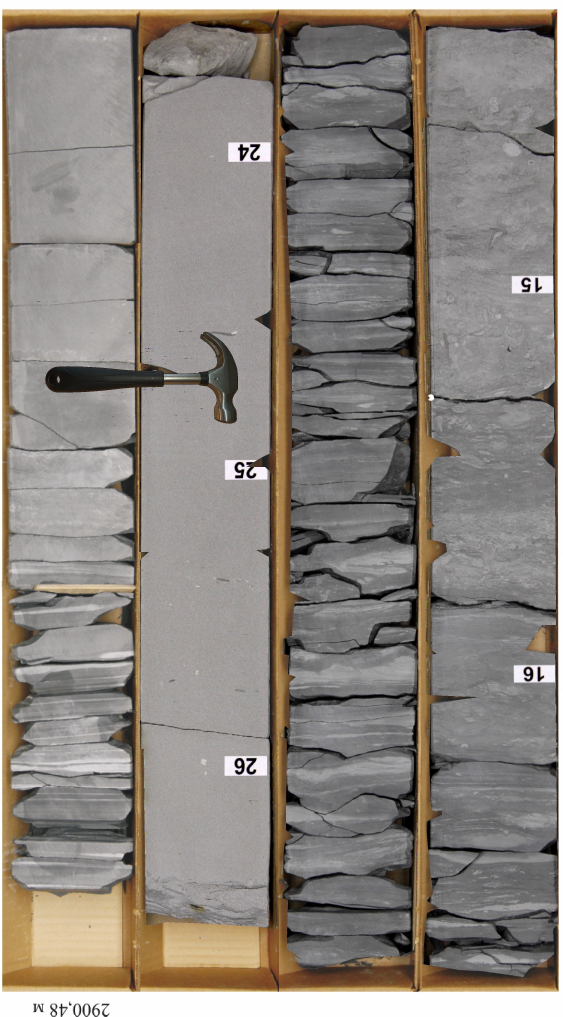
#> input picture examples/aug_sample/image/6_6-1_1-2888.3-2898.3-2898.3-2908.3--0.jpg, 2252 x 4066 px (shown at 1/4 size)
$ python -i artification.py   (imports and definitions only)
#> lines starting #> are read from the running program, lines starting #| are printed output that depends on the picture
import logging
import os
import random
import shutil

import imutils
import numpy as np
import cv2
from tqdm import tqdm

from augmentationoptions.albumentationsoptions import AlbumentationOptions
from logger.logparams import Debugger
from utilities.filesystem import FolderIterator, PathSupport
from utilities.inputoutput import IO
from utilities.jsonprocessor import JsonParser


class ImageArtification_self:
    """Resize the input to the given height and width.

        Args:
            p (float): probability of applying the transform. Default: 1.
            background_folder_path (str): folder where subfolders with unlabled images stored.
            foreground_folder_path (str): folder where image and labled mask subfolders stored.
            flag (OpenCV flag): flag that is used to specify the seamlessClone algorithm. Should be one of:
                cv2.MIXED_CLONE, cv2.NORMAL_CLONE.
                Default: cv2.INTER_LINEAR.

        Targets:
            image, mask, bboxes

        Image types:
            uint8, float32
        """

    def __init__(self, background_folder_path:str=None, foreground_folder_path:str=None,foreground_mask_path:str=None,
                 flag=cv2.MIXED_CLONE, bg_param=None, fg_param=None, name_val_match=None,
                 always_apply=True, p_b=0, p_f=1, p_f_freq=.7, remove_empty=False, crop_by_mask=False):
        """

        :param background_folder_path:
        :param foreground_folder_path:
        :param flag:
        :param bg_param:
        :param fg_param:
        :param name_val_match:
        :param always_apply:
        :param p_b: background change probability
        :param p_f: foreground change probability
        :param p_f_freq: foreground change probability
        :param remove_empty: remove a mask if the artification image is not sutible for the region
        :param crop_by_mask: crops a foreground image with provided mask
        """
        self.logger = logging.getLogger("ImageArtification_self")
        self.background_folder = background_folder_path
        self.foreground_folder = foreground_folder_path
        self.foreground_mask_path = foreground_mask_path
        self.proc_params(bg_param, fg_param)
        self.name_val_match = name_val_match
        self.masks = []
        self.all_masks = {}
        self.all_foregrounds = {}
        self.all_foreground_masks = {}
        self.proc_folders()
        self.cnts = None
        self.coords = []
        self.artificial_background = None
        self.artificial_foreground = None
        self.foreground_mask = None
        self.foregrounds = None
        self.image = None
        self.arti_height = None
        self.arti_width = None
        self.im_height = None
        self.im_width = None
        self.coord_d = {}
        self.p_b = p_b
        self.p_f = p_f
        self.p_f_freq = p_f_freq
        self.chosen_fg = None
        self.chosen_bg = None
        self.remove_empty = remove_empty
        self.crop_by_mask = crop_by_mask

    def proc_params(self, bg_param, fg_param):
        if not bg_param:
            self.bg_param = {}
        else:
            self.bg_param = bg_param
        if not fg_param:
            self.fg_param = {}
        else:
            self.fg_param = fg_param

    def proc_folders(self):

        if self.background_folder:
            self.bg_folds = []
            for element in os.listdir(self.background_folder):
                if os.path.isdir(os.path.join(self.background_folder, element)):
                    self.bg_folds.append(element)

            for folder in self.bg_folds:
                if folder not in self.bg_param:
                    print("params for {fld} not found".format(fld=folder))

        if self.foreground_folder:
            self.fg_folds = os.listdir(self.foreground_folder)
            for folder in self.fg_folds:
                if folder not in self.fg_param:
                    print("params for {fld} not found".format(fld=folder))

    def apply(self, image, artificial, cnts, **param):
        return artificate(image, artificial, cnts)

    def apply_to_mask(self, image, **params):
        return artificate(image)

    def fit_background(self):
        pass

    # [458 lines left out: functions __aug_bg_back, __aug_bg_cov, __aug_fg_back, __fit_borders, __choose_object, get_params_dependent_on_targets and 3 more, not called in this run]


# [59 lines not run here, left out]

>>> import cv2
>>> picture = cv2.imread('examples/aug_sample/image/6_6-1_1-2888.3-2898.3-2898.3-2908.3--0.jpg', cv2.IMREAD_GRAYSCALE)
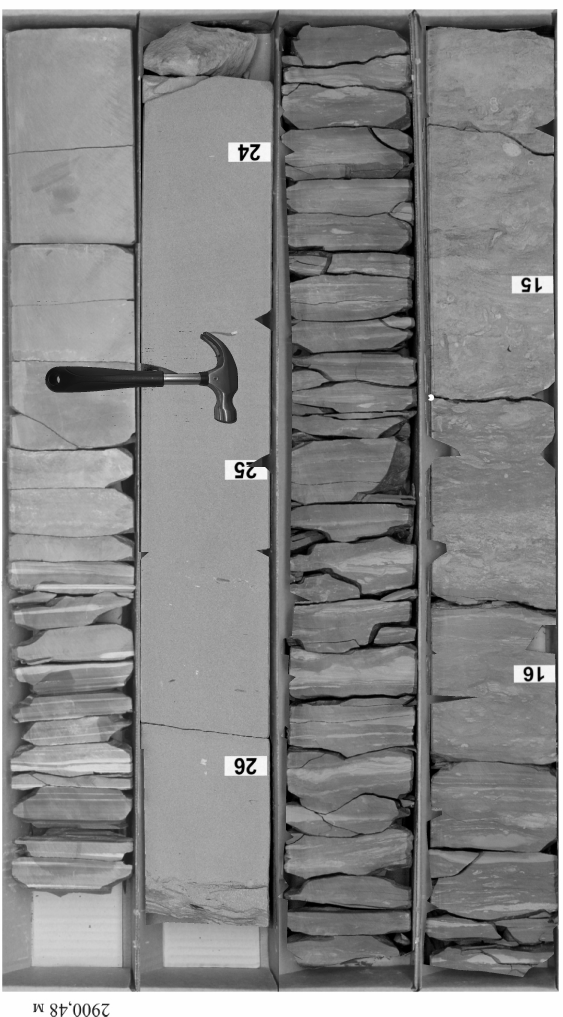
#> picture: shape (4066, 2252) (shown at 1/4 size); min 0, max 255, mean 134
>>> result = ImageArtification_self().apply_to_mask(picture)
#> (the run stopped early here; a loop or call above may not have finished)

$ run again, on examples/aug_sample/image/Скв. 888-06  Ящ.31  Инт. 153,9-158,6-0.JPG
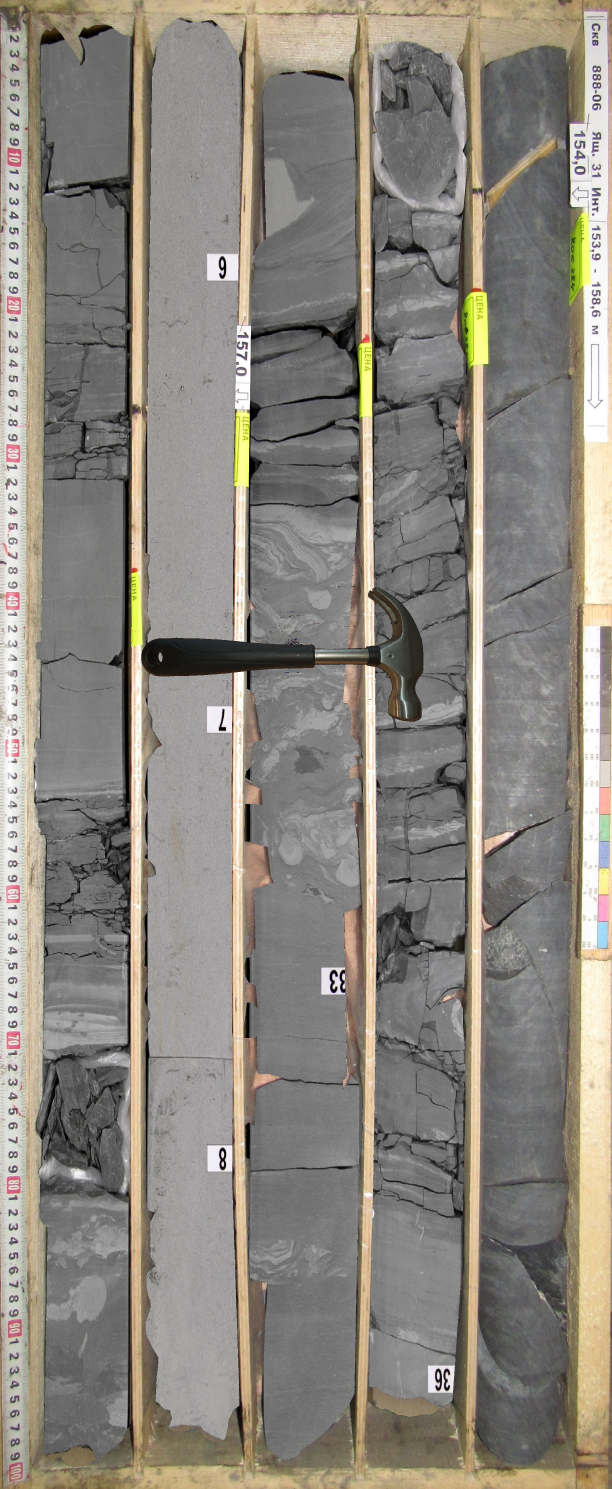
#> input picture examples/aug_sample/image/Скв. 888-06  Ящ.31  Инт. 153,9-158,6-0.JPG, 1835 x 4465 px (shown at 1/3 size)
#> `picture = cv2.imread('examples/aug_sample/image/6_6-1_1-2888.3-2898.3-..`:
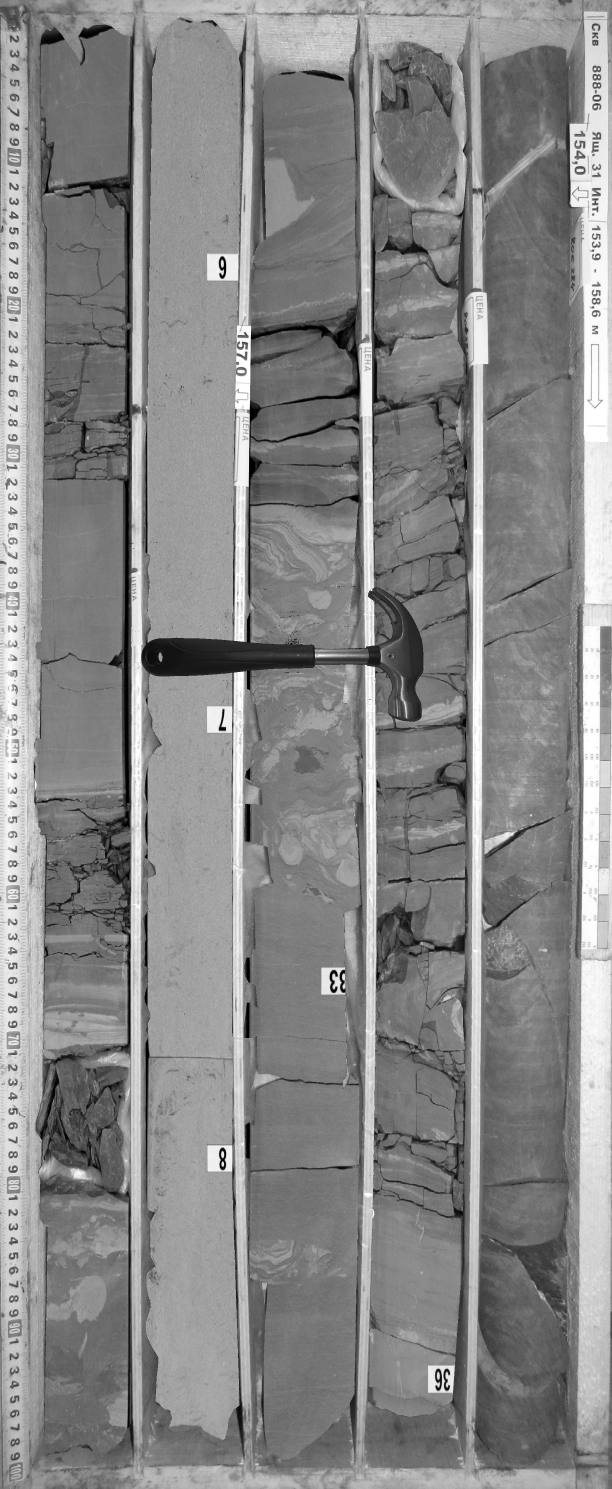
#> picture: shape (4465, 1835) (shown at 1/3 size); min 0, max 255, mean 135.4
